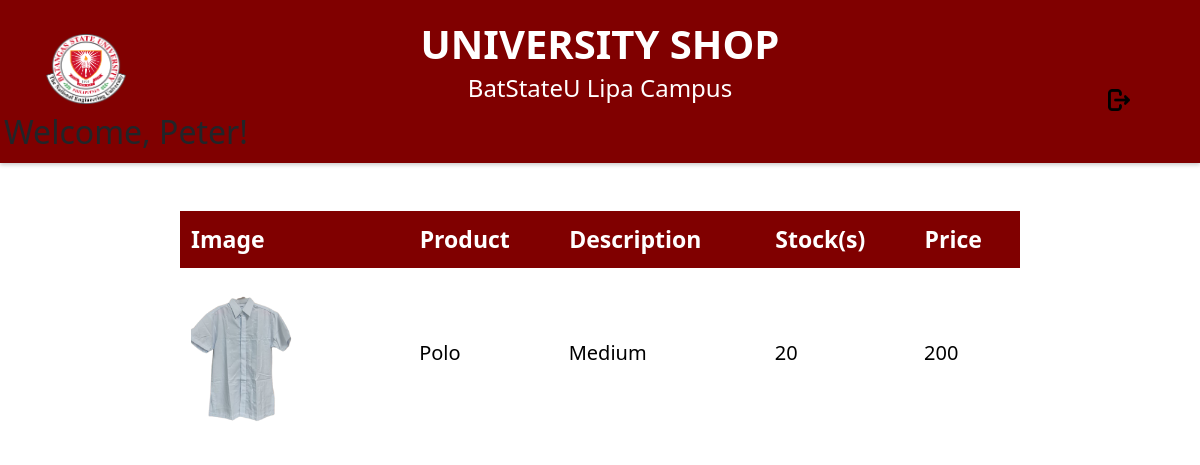
The app's page /pages/userSide.php (signed in) with its own data.
### tables this page shows
CREATE TABLE `product` (
  `Product_ID` int(100) NOT NULL,
  `Category_Name` varchar(100) NOT NULL,
  `Product_Name` varchar(100) NOT NULL,
  `Description` varchar(100) NOT NULL,
  `Price` int(50) NOT NULL,
  `image` varchar(50) NOT NULL
);

CREATE TABLE `add_stocks` (
  `Product_ID` int(100) NOT NULL,
  `Quantity` int(50) NOT NULL,
  `Transaction_No` int(50) NOT NULL,
  `Employee_Name` varchar(50) NOT NULL,
  `Date` date NOT NULL
);

### pages/userSide.php (the view, shortened to what this page needs)
<!DOCTYPE html>
<html lang="en">
<head>
    <link href="https://cdn.jsdelivr.net/npm/bootstrap@5.3.2/dist/css/bootstrap.min.css" rel="stylesheet">
    <link rel="stylesheet" href="../css/userSide.css">
</head>
<body>
    <nav>
        <div>
            <img id="bsu-logo" src="../icons/bsuLogo.png" alt="Logo" width="100" height="90" >
        </div>
        <div class="user-header">
            <p id = "shop-txt">UNIVERSITY SHOP</p>
            <h4 id = "location">BatStateU Lipa Campus</h4>
        <div>
        <div class="welcome">
        <?php
            include("../includes/connection.php");
            if (isset($_SESSION['user_id'])) {
                $user_id = $_SESSION['user_id'];
                $query = "SELECT First_Name FROM user_data WHERE User_ID = $user_id";
                $result = mysqli_query($con, $query);
                if (mysqli_num_rows($result) == 1) {
                    $row = mysqli_fetch_assoc($result);
                    $first_name = $row['First_Name'];
                    echo "<h2>Welcome, $first_name!</h2>";
                } else {
                    echo "<h2>Welcome, User!</h2>";
                }
            } else {
                header("Location: loginCustomer.php");
            }
        ?>
        </div>
            <a class="logout-btn">
                <img type="button" id="logout-icon" src="../icons/logout2.png" alt="Logout" width="42px" height="42px" ">
             </a>
        </div>
    </nav>
    <br>
    <table class="product-table" >
    <thead>
        <tr>
            <th scope="col">Image</th>
            <th scope="col">Product</th>
            <th scope="col">Description</th>
            <th scope="col">Stock(s)</th>
            <th scope="col">Price</th>
        </tr>
    </thead>
    <tbody>
        <?php
        include("../includes/connection.php");
        $sql = "SELECT p.image, p.Category_Name, p.Product_Name, p.Description, a.Quantity, p.Price
                FROM product as p
                LEFT JOIN add_stocks as a ON p.Product_ID = a.Product_ID";
        $result = $con->query($sql);
            if ($result->num_rows > 0) {
                while ($row = $result->fetch_assoc()) {
                    echo "<tr>";
                    echo "<td><img src='../Images/" .$row["image"] . "' alt='Image not available' width='150' hegiht='100'></td>";
                    echo "<td>" . $row["Product_Name"] . "</td>";
                    echo "<td>" . $row["Description"] . "</td>";
                    echo "<td>" . $row["Quantity"] . "</td>";
                    echo "<td>" . $row["Price"] . "</td>";
                    echo "</tr>";
                }
            } else {
                echo "<tr><td colspan='4'></td></tr>";
            }
        ?>
    </table>
</body>
</html>
<?php include_once 'logoutUser.php'; ?>

### css/userSide.css (style rules this page uses)
body { margin:0; }
nav { position:relative; display:block; justify-content: space-between; background: maroon; padding: 4px; box-shadow: 0px 2px 4px rgba(0, 0, 0, 0.2); }
#bsu-logo { position: absolute; padding: 10px; left: 3%; top: 15%; }
#logout-icon, a { filter: invert(1); position: absolute; left: 90%; margin-top: -45px; padding: 10px; }
#shop-txt { margin: 0; font-weight: bold; padding-top: 10px; font-size: 40px; color: white; text-align: center; }
#location { margin:0; color:white; justify-content:center; align-items:center; text-align: center; padding-bottom: 10px; margin: 0; }
.product-table { margin: 0 auto; width: 70%; border-collapse: collapse; }
.product-table th, .product-table td { padding: 10px; text-align: left; }
.product-table thead th { background-color: maroon; color: white; border: 1px solid maroon; font-size: 23px; }
.product-table tbody td { font-size: 20px; background-color: white; color: black; border: none; }

### records on screen
product: image (picture), Product_Name "Polo", Description "Medium", add_stocks.Quantity "20", Price "200"
